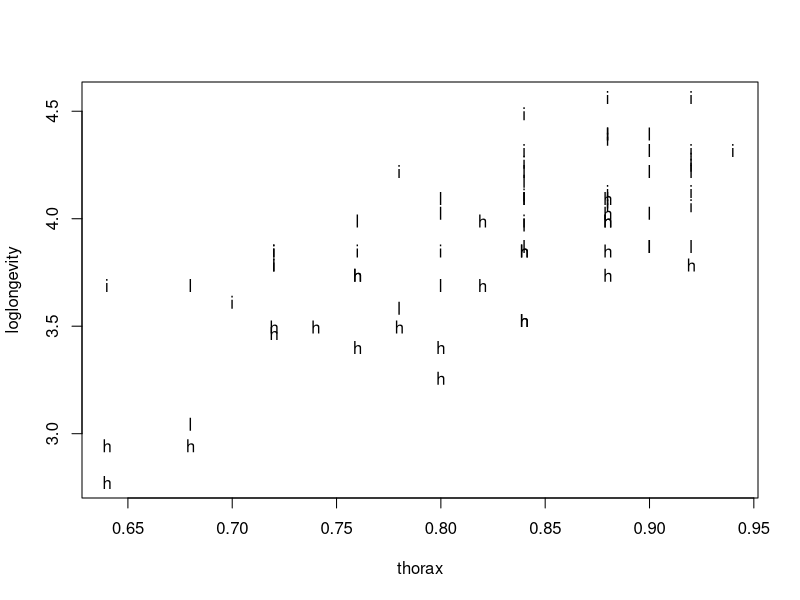

Source code (R):
#1.1
fruitflies = read.table(file="data/fruitflies.txt", header=TRUE)
fruitflies = cbind(fruitflies, log(fruitflies[,2]))
names(fruitflies)[4] = "loglongevity"

#1.2
attach(fruitflies)
plot(loglongevity~thorax,pch=as.character(activity))

# The plot shows a linear correlation between thoractic length (`thorax`) and log longevity. It seems to indicate 
# that flies with the `activity` factor set to `high` live shorter than those with `low`, which in turn score lower
# than those with `isolated`, assuming equal thoractic length between specimens. The perceived implication is that
# fruitflies that are increasingly sexually active tend to have increasingly shorter lifespans.

#1.3 
fruitfliesaov=lm(loglongevity~activity, data=fruitflies)
anova(fruitfliesaov)

# According to this analysis, `activity` seems likely to have an effect on `loglongevity`,
# since the p-value $< 0.05$ (`r anova(fruitfliesaov)$"Pr(>F)"`)

#1.4

summary(fruitfliesaov)
attach(fruitfliesaov)

# interpretation!!!

# the estimates for each level of the factor `activity` are `r fruitfliesaov$coef[1]`
# for fruitflies of level `high`, `r fruitfliesaov$coef[1]+fruitfliesaov$coef[2]`
# for fruitflies of level `isolated`, and `r fruifliesaov$coef[1]+fruitfliesaov$coef[3]`
# for fruitflies of level `low`.